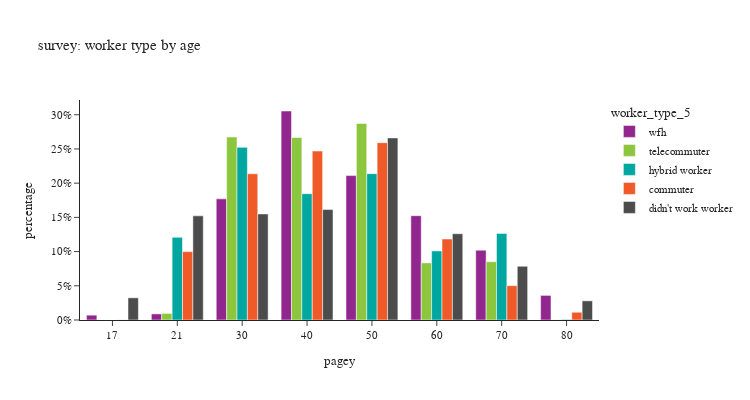

The cell this chart's notebook holds for it:
### Code cell
for sc in survey_person_day['source'].unique():

    df = survey_person_day[survey_person_day['source']==sc]

    df_worker_count = df[(df['worker_type_5'].isin(workers)) & (df['pagey']>0)].\
        groupby(['worker_type_5','pagey'])['pdexpfac'].agg(sample_count='size', pdexpfac='sum').reset_index()
    # df_worker_count['percent'] = df_worker_count['pdexpfac'] / sum(df_worker_count['pdexpfac'])
    df_worker_count['percentage'] = df_worker_count.groupby('worker_type_5', group_keys=False)['pdexpfac']. \
        apply(lambda x: x / float(x.sum()))
    df_worker_count['pagey'] = df_worker_count['pagey'].astype(str)

    fig = px.bar(df_worker_count,
                x="pagey", y="percentage", barmode="group",
                color='worker_type_5',
                category_orders={'worker_type_5': workers},
                hover_data=['pdexpfac','sample_count'],
                title=f"{sc}: worker type by age")
    fig.update_layout(height=400, width=750)
    fig.for_each_yaxis(lambda a: a.update(dict(tickformat=".0%")))
    fig.show()

### Figure 1 — Plotly figure (JSON) as saved in the notebook; plotly's stock layout.template omitted (floating-point values rounded to 4 significant figures)
{"data": [{"alignmentgroup": "True", "customdata": [[1497.0, 1], [1884.0, 17], [37520.0, 223], [64730.0, 223], [44730.0, 129], [32300.0, 112], [21610.0, 46], [7619.0, 16]], "hovertemplate": "worker_type_5=wfh<br>pagey=%{x}<br>percentage=%{y}<br>pdexpfac=%{customdata[0]}<br>sample_count=%{customdata[1]}<extra></extra>", "legendgroup": "wfh", "marker": {"color": "#91268F", "pattern": {"shape": ""}}, "name": "wfh", "offsetgroup": "wfh", "orientation": "v", "showlegend": true, "textposition": "auto", "type": "bar", "x": ["17", "21", "30", "40", "50", "60", "70", "80"], "xaxis": "x", "y": [0.007068, 0.008892, 0.1771, 0.3055, 0.2111, 0.1525, 0.102, 0.03596], "yaxis": "y"}, {"alignmentgroup": "True", "customdata": [[1529.0, 22], [42510.0, 203], [42380.0, 169], [45640.0, 100], [13270.0, 63], [13540.0, 19], [31.83, 1]], "hovertemplate": "worker_type_5=telecommuter<br>pagey=%{x}<br>percentage=%{y}<br>pdexpfac=%{customdata[0]}<br>sample_count=%{customdata[1]}<extra></extra>", "legendgroup": "telecommuter", "marker": {"color": "#8CC63E", "pattern": {"shape": ""}}, "name": "telecommuter", "offsetgroup": "telecommuter", "orientation": "v", "showlegend": true, "textposition": "auto", "type": "bar", "x": ["21", "30", "40", "50", "60", "70", "80"], "xaxis": "x", "y": [0.009624, 0.2675, 0.2667, 0.2872, 0.08348, 0.08524, 0.0002003], "yaxis": "y"}, {"alignmentgroup": "True", "customdata": [[22910.0, 24], [47810.0, 143], [34970.0, 100], [40530.0, 79], [19130.0, 58], [23970.0, 20], [150.5, 2]], "hovertemplate": "worker_type_5=hybrid worker<br>pagey=%{x}<br>percentage=%{y}<br>pdexpfac=%{customdata[0]}<br>sample_count=%{customdata[1]}<extra></extra>", "legendgroup": "hybrid worker", "marker": {"color": "#00A7A0", "pattern": {"shape": ""}}, "name": "hybrid worker", "offsetgroup": "hybrid worker", "orientation": "v", "showlegend": true, "textposition": "auto", "type": "bar", "x": ["21", "30", "40", "50", "60", "70", "80"], "xaxis": "x", "y": [0.1209, 0.2523, 0.1846, 0.2139, 0.101, 0.1265, 0.0007942], "yaxis": "y"}, {"alignmentgroup": "True", "customdata": [[117.5, 1], [73950.0, 97], [158100.0, 439], [182700.0, 299], [191800.0, 237], [87600.0, 186], [37120.0, 51], [8406.0, 8]], "hovertemplate": "worker_type_5=commuter<br>pagey=%{x}<br>percentage=%{y}<br>pdexpfac=%{customdata[0]}<br>sample_count=%{customdata[1]}<extra></extra>", "legendgroup": "commuter", "marker": {"color": "#F05A28", "pattern": {"shape": ""}}, "name": "commuter", "offsetgroup": "commuter", "orientation": "v", "showlegend": true, "textposition": "auto", "type": "bar", "x": ["17", "21", "30", "40", "50", "60", "70", "80"], "xaxis": "x", "y": [0.0001588, 0.09996, 0.2138, 0.2469, 0.2592, 0.1184, 0.05018, 0.01136], "yaxis": "y"}, {"alignmentgroup": "True", "customdata": [[9526.0, 16], [44710.0, 59], [45520.0, 128], [47400.0, 97], [78150.0, 75], [37030.0, 63], [23070.0, 27], [8223.0, 11]], "hovertemplate": "worker_type_5=didn't work worker<br>pagey=%{x}<br>percentage=%{y}<br>pdexpfac=%{customdata[0]}<br>sample_count=%{customdata[1]}<extra></extra>", "legendgroup": "didn't work worker", "marker": {"color": "#4C4C4C", "pattern": {"shape": ""}}, "name": "didn't work worker", "offsetgroup": "didn't work worker", "orientation": "v", "showlegend": true, "textposition": "auto", "type": "bar", "x": ["17", "21", "30", "40", "50", "60", "70", "80"], "xaxis": "x", "y": [0.03244, 0.1523, 0.155, 0.1614, 0.2662, 0.1261, 0.07856, 0.02801], "yaxis": "y"}], "layout": {"barmode": "group", "height": 400, "legend": {"title": {"text": "worker_type_5"}, "tracegroupgap": 0}, "title": {"text": "survey: worker type by age"}, "width": 750, "xaxis": {"anchor": "y", "domain": [0, 1], "title": {"text": "pagey"}}, "yaxis": {"anchor": "x", "domain": [0, 1], "tickformat": ".0%", "title": {"text": "percentage"}}}}
